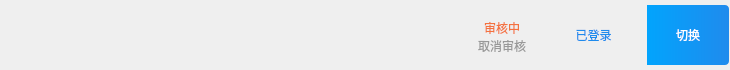
<?xml version="1.0" encoding="UTF-8"?>
<ui version="4.0">
 <class>AccItemWidget</class>
 <widget class="QWidget" name="AccItemWidget">
  <property name="geometry">
   <rect>
    <x>0</x>
    <y>0</y>
    <width>730</width>
    <height>70</height>
   </rect>
  </property>
  <property name="sizePolicy">
   <sizepolicy hsizetype="Fixed" vsizetype="Fixed">
    <horstretch>0</horstretch>
    <verstretch>0</verstretch>
   </sizepolicy>
  </property>
  <property name="minimumSize">
   <size>
    <width>730</width>
    <height>70</height>
   </size>
  </property>
  <property name="maximumSize">
   <size>
    <width>730</width>
    <height>70</height>
   </size>
  </property>
  <property name="windowTitle">
   <string>AccItemWidget</string>
  </property>
  <property name="styleSheet">
   <string notr="true">QWidget#AccItemWidget{background-color: rgb(255, 255, 255);};</string>
  </property>
  <widget class="QWidget" name="FilletWidget" native="true">
   <property name="geometry">
    <rect>
     <x>0</x>
     <y>5</y>
     <width>730</width>
     <height>60</height>
    </rect>
   </property>
   <property name="sizePolicy">
    <sizepolicy hsizetype="Fixed" vsizetype="Fixed">
     <horstretch>0</horstretch>
     <verstretch>0</verstretch>
    </sizepolicy>
   </property>
   <property name="minimumSize">
    <size>
     <width>730</width>
     <height>60</height>
    </size>
   </property>
   <property name="maximumSize">
    <size>
     <width>730</width>
     <height>60</height>
    </size>
   </property>
   <property name="styleSheet">
    <string notr="true">QWidget#FilletWidget{background:rgb(252,252,252);border-radius:4px;border:1px solid rgb(235,235,235);}
QWidget#FilletWidget:hover,pressed{background:rgb(246,251,255);border-radius:4px;border:1px solid rgb(187,223,255);};</string>
   </property>
   <widget class="QLabel" name="labelAvatar">
    <property name="geometry">
     <rect>
      <x>20</x>
      <y>10</y>
      <width>40</width>
      <height>40</height>
     </rect>
    </property>
    <property name="sizePolicy">
     <sizepolicy hsizetype="Fixed" vsizetype="Fixed">
      <horstretch>0</horstretch>
      <verstretch>0</verstretch>
     </sizepolicy>
    </property>
    <property name="minimumSize">
     <size>
      <width>40</width>
      <height>40</height>
     </size>
    </property>
    <property name="maximumSize">
     <size>
      <width>40</width>
      <height>40</height>
     </size>
    </property>
    <property name="styleSheet">
     <string notr="true"/>
    </property>
    <property name="text">
     <string/>
    </property>
   </widget>
   <widget class="QLabel" name="labelName">
    <property name="geometry">
     <rect>
      <x>69</x>
      <y>10</y>
      <width>371</width>
      <height>20</height>
     </rect>
    </property>
    <property name="sizePolicy">
     <sizepolicy hsizetype="Preferred" vsizetype="Fixed">
      <horstretch>0</horstretch>
      <verstretch>0</verstretch>
     </sizepolicy>
    </property>
    <property name="minimumSize">
     <size>
      <width>0</width>
      <height>20</height>
     </size>
    </property>
    <property name="maximumSize">
     <size>
      <width>16777215</width>
      <height>20</height>
     </size>
    </property>
    <property name="styleSheet">
     <string notr="true">font: 14px &quot;微软雅黑&quot;;
color:rgb(51,51,51);
background-color: rgba(255, 255, 255, 0);
border:0px;</string>
    </property>
    <property name="text">
     <string/>
    </property>
   </widget>
   <widget class="QLabel" name="labelTaxNo">
    <property name="geometry">
     <rect>
      <x>69</x>
      <y>34</y>
      <width>251</width>
      <height>16</height>
     </rect>
    </property>
    <property name="sizePolicy">
     <sizepolicy hsizetype="Preferred" vsizetype="Fixed">
      <horstretch>0</horstretch>
      <verstretch>0</verstretch>
     </sizepolicy>
    </property>
    <property name="minimumSize">
     <size>
      <width>0</width>
      <height>16</height>
     </size>
    </property>
    <property name="maximumSize">
     <size>
      <width>16777215</width>
      <height>16</height>
     </size>
    </property>
    <property name="styleSheet">
     <string notr="true">font: 14px &quot;微软雅黑&quot;;
color:rgb(102,102,102);
background-color: rgba(255, 255, 255, 0);
border:0px;</string>
    </property>
    <property name="text">
     <string/>
    </property>
   </widget>
   <widget class="QPushButton" name="switchButton">
    <property name="geometry">
     <rect>
      <x>647</x>
      <y>0</y>
      <width>82</width>
      <height>60</height>
     </rect>
    </property>
    <property name="minimumSize">
     <size>
      <width>82</width>
      <height>60</height>
     </size>
    </property>
    <property name="maximumSize">
     <size>
      <width>82</width>
      <height>60</height>
     </size>
    </property>
    <property name="styleSheet">
     <string notr="true">QPushButton{border-top-left-radius:0px;border-bottom-left-radius:0px;background-color:qlineargradient(spread:pad, x1:0, y1:0, x2:1, y2:0, stop:0 rgba(2, 164, 253, 1), stop:1 rgba(31, 139, 237, 1));border-top-right-radius:4px;border-bottom-right-radius:4px;font: 14px &quot;微软雅黑&quot;;color:rgba(255, 255, 255, 1);}
QPushButton:hover,pressed{ background-color: qlineargradient(spread:pad, x1:0, y1:0, x2:0, y2:1, stop:0 rgba(40, 178, 253, 1),stop:1 rgba(64, 156, 240, 1));
		  border-top-right-radius:4px;border-bottom-right-radius:4px;font: 14px &quot;微软雅黑&quot;;color:rgba(255, 255, 255, 1);}</string>
    </property>
    <property name="text">
     <string>切换</string>
    </property>
   </widget>
   <widget class="QToolButton" name="loginedButton">
    <property name="geometry">
     <rect>
      <x>550</x>
      <y>0</y>
      <width>82</width>
      <height>60</height>
     </rect>
    </property>
    <property name="minimumSize">
     <size>
      <width>82</width>
      <height>60</height>
     </size>
    </property>
    <property name="maximumSize">
     <size>
      <width>82</width>
      <height>60</height>
     </size>
    </property>
    <property name="styleSheet">
     <string notr="true">border-top-right-radius:4px;border-bottom-right-radius:4px;font: 14px &quot;微软雅黑&quot;;color:#1E8BED;padding-left:5px;
background-color: rgba(255, 255, 255, 0);border:0px;</string>
    </property>
    <property name="text">
     <string>已登录</string>
    </property>
    <property name="icon">
     <iconset resource="EntCenterWidget.qrc">
      <normaloff>:/EntCenterWidget/image/notExpired.png</normaloff>:/EntCenterWidget/image/notExpired.png</iconset>
    </property>
    <property name="iconSize">
     <size>
      <width>16</width>
      <height>14</height>
     </size>
    </property>
    <property name="toolButtonStyle">
     <enum>Qt::ToolButtonTextBesideIcon</enum>
    </property>
   </widget>
   <widget class="QWidget" name="inReviewWidget" native="true">
    <property name="geometry">
     <rect>
      <x>460</x>
      <y>0</y>
      <width>82</width>
      <height>60</height>
     </rect>
    </property>
    <property name="sizePolicy">
     <sizepolicy hsizetype="Fixed" vsizetype="Fixed">
      <horstretch>0</horstretch>
      <verstretch>0</verstretch>
     </sizepolicy>
    </property>
    <property name="minimumSize">
     <size>
      <width>82</width>
      <height>60</height>
     </size>
    </property>
    <property name="maximumSize">
     <size>
      <width>82</width>
      <height>60</height>
     </size>
    </property>
    <widget class="QLabel" name="label">
     <property name="geometry">
      <rect>
       <x>15</x>
       <y>15</y>
       <width>54</width>
       <height>16</height>
      </rect>
     </property>
     <property name="styleSheet">
      <string notr="true">font: 17px &quot;微软雅黑&quot;;
color:rgba(244,114,63,1);
background-color: rgba(255, 255, 255, 0);
border:0px;</string>
     </property>
     <property name="text">
      <string>审核中</string>
     </property>
     <property name="alignment">
      <set>Qt::AlignCenter</set>
     </property>
    </widget>
    <widget class="QLabel" name="labelCancel">
     <property name="geometry">
      <rect>
       <x>15</x>
       <y>35</y>
       <width>54</width>
       <height>12</height>
      </rect>
     </property>
     <property name="cursor">
      <cursorShape>PointingHandCursor</cursorShape>
     </property>
     <property name="styleSheet">
      <string notr="true">font: 12px &quot;微软雅黑&quot;;
color:rgba(153,153,153,1);
background-color: rgba(255, 255, 255, 0);
border:0px;</string>
     </property>
     <property name="text">
      <string>取消审核</string>
     </property>
     <property name="alignment">
      <set>Qt::AlignCenter</set>
     </property>
    </widget>
   </widget>
  </widget>
 </widget>
 <layoutdefault spacing="6" margin="11"/>
 <resources>
  <include location="EntCenterWidget.qrc"/>
 </resources>
 <connections/>
</ui>
